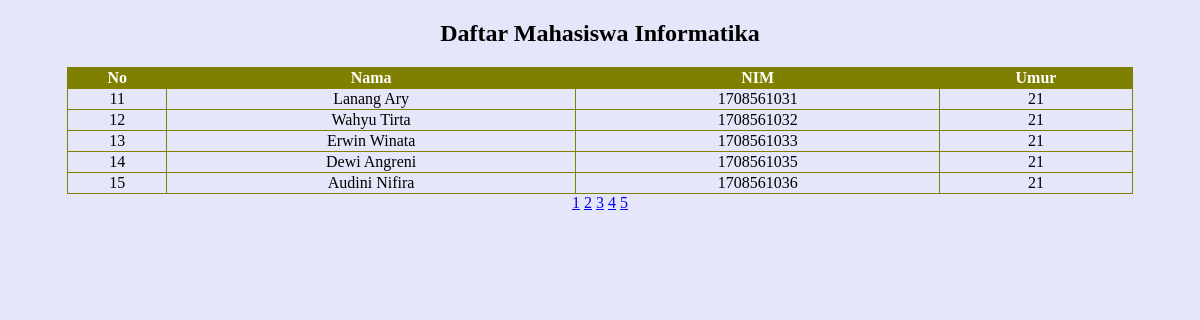
Screenshot of /?halaman=3 with the database file from the repository.
### tables this page shows
CREATE TABLE `mahasiswa` (
  `id` int(11) NOT NULL,
  `name` varchar(100) NOT NULL,
  `nim` varchar(100) NOT NULL,
  `age` int(10) NOT NULL
);

### index.php (the view, shortened to what this page needs)
<?php
    include 'koneksi.php';
?>
<!DOCTYPE html>
<html lang="en">
<head>
</head>
<link rel="stylesheet" type="text/css" href="style.css">
<body>
    <center>
    <h2>Daftar Mahasiswa Informatika</h2>
    <table border="1" class="lihat-tabel">
        <tr>
            <th>No</th>
            <th>Nama</th>
            <th>NIM</th>
            <th>Umur</th>
        </tr>
        <?php
            $halaman = 5;
            $page = isset($_GET["halaman"]) ? (int)$_GET["halaman"] : 1;
            $mulai = ($page>1) ? ($page * $halaman) - $halaman : 0;
            $result = mysqli_query($mysqli, "SELECT * FROM mahasiswa");
            $total = mysqli_num_rows($result);
            $pages = ceil($total/$halaman);
            $query = mysqli_query($mysqli, "SELECT * FROM mahasiswa LIMIT $mulai, $halaman")or die(mysql_error);
            $no =$mulai+1;
            while ($data = mysqli_fetch_assoc($query)) {
        ?>
        <tr>
            <td><?php echo $no++; ?></td>
            <td><?php echo $data['name']; ?></td>
            <td><?php echo $data['nim']; ?></td>
            <td><?php echo $data['age']; ?></td>
        </tr>
        <?php
        }
        ?>
    </table>
    <div class="">
        <?php for ($i=1; $i<=$pages ; $i++){ ?>
            <a href="?halaman=<?php echo $i; ?>"><?php echo $i; ?></a>
        <?php } ?>
    </div>
    </center>
</body>
</html>

### style.css (style rules this page uses)
body { background-color: lavender; }
.lihat-tabel { text-align: center; border-collapse: collapse; height: 60px; border: 1px solid #808000; margin-top: 15px; width: 90%; }
.lihat-tabel th { background: #808000; color: white; }

### rows the page displays
mahasiswa: name "Lanang Ary", nim "1708561031", age "21"
mahasiswa: name "Wahyu Tirta", nim "1708561032", age "21"
mahasiswa: name "Erwin Winata", nim "1708561033", age "21"
mahasiswa: name "Dewi Angreni", nim "1708561035", age "21"
mahasiswa: name "Audini Nifira", nim "1708561036", age "21"
